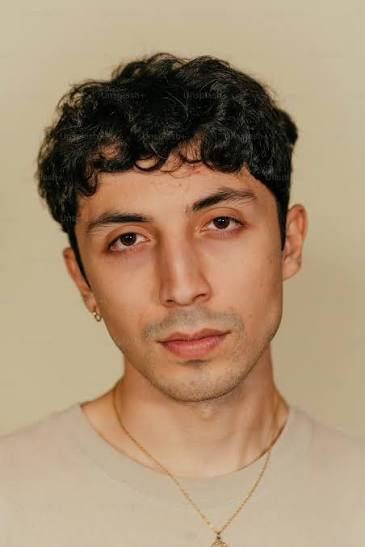
#> input picture data/raw/image/2.jpeg, 365 x 547 px, found by its file name
$ python compression_optimized.py
#> lines starting #> are read from the running program, lines starting #| are printed output that depends on the picture
from pathlib import Path

import matplotlib.pyplot as plt
import numpy as np
from PIL import Image


class SVD:
    def __init__(self, matrix: np.ndarray):
        self.matrix = matrix
        self.U, self.Sigma, self.VT = np.linalg.svd(matrix, full_matrices=False)

    def approximate(self, k: int):
        U_k = self.U[:, :k]
        Sigma_k = np.diag(self.Sigma[:k])
        VT_k = self.VT[:k, :]

        reconstructed = U_k @ Sigma_k @ VT_k

        original_size = self.matrix.size
        reconstructed_size = U_k.size + Sigma_k.size + VT_k.size

        error = np.linalg.norm(self.matrix - reconstructed) / np.linalg.norm(
            self.matrix
        )

        compression_ratio = reconstructed_size / original_size
        error_percent = error * 100

        return reconstructed, compression_ratio, error_percent


image_path = Path("data/raw/image/2.jpeg")

image = Image.open(image_path).convert("RGB")
#> image is the input picture: PIL image 365x547 RGB; mean R, G, B 168.1, 142.7, 114.5
image_array = np.asarray(image, dtype=float)

R = image_array[:, :, 0]
G = image_array[:, :, 1]
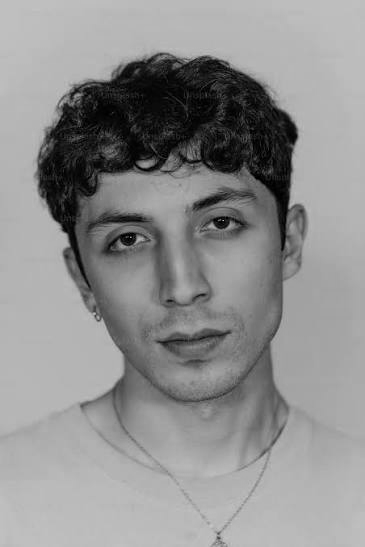
#> G: shape (547, 365) float64; min 0, max 198, mean 142.7
B = image_array[:, :, 2]
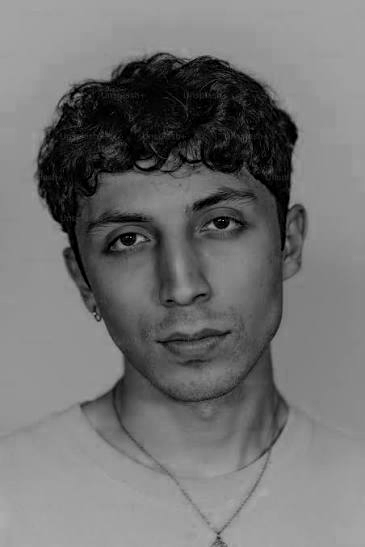
#> B: shape (547, 365) float64; min 0, max 184, mean 114.5

R_SVD = SVD(R)
#> in __init__, `self.U, self.Sigma, self.VT = np.linalg.svd(matrix, full_matrices=False)`: self.Sigma = 365 values, max 77132.7 at index 0, min 0.235 at index 364, mean 450.4
G_SVD = SVD(G)
#> in __init__ (call 2), `self.U, self.Sigma, self.VT = np.linalg.svd(matrix, full_matrices=False)`:
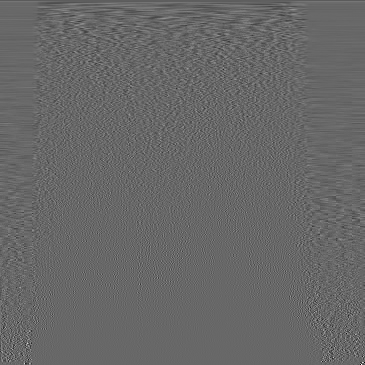
#> self.VT: shape (365, 365) float64; min -0.517, max 0.75, mean -0.000166; drawn with min black and max white
#> in __init__ (call 2), `self.U, self.Sigma, self.VT = np.linalg.svd(matrix, full_matrices=False)`: self.Sigma = 365 values, max 66074.6 at index 0, min 0.24 at index 364, mean 409.6
B_SVD = SVD(B)
#> in __init__ (call 3), `self.U, self.Sigma, self.VT = np.linalg.svd(matrix, full_matrices=False)`:
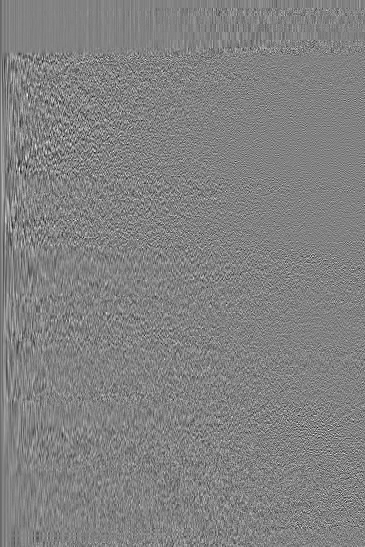
#> self.U: shape (547, 365) float64; min -0.279, max 0.267, mean -8.23e-05; drawn with min black and max white
#> in __init__ (call 3), `self.U, self.Sigma, self.VT = np.linalg.svd(matrix, full_matrices=False)`:
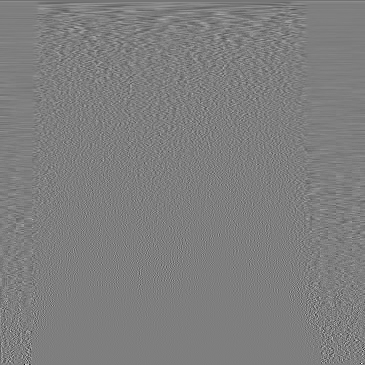
#> self.VT: shape (365, 365) float64; min -0.615, max 0.621, mean -0.000161; drawn with min black and max white
#> in __init__ (call 3), `self.U, self.Sigma, self.VT = np.linalg.svd(matrix, full_matrices=False)`: self.Sigma = 365 values, max 53653 at index 0, min 0.313 at index 364, mean 360.3

R_Compression = []
G_Compression = []
B_Compression = []

R_Error = []
G_Error = []
B_Error = []

for k in range(0, 420, 20):
    _, compression, error = R_SVD.approximate(k)
    R_Compression.append(compression)
    R_Error.append(error)

    _, compression, error = G_SVD.approximate(k)
    G_Compression.append(compression)
    G_Error.append(error)

    _, compression, error = B_SVD.approximate(k)
    B_Compression.append(compression)
    B_Error.append(error)
#> this loop made 21 passes
#> after the loop, B_Compression = [0, 0.0934, 0.191, 0.292, 0.397, 0.507, 0.62, 0.738, 0.859, 0.984, 1.11, 1.25, 1.38, 1.53, 1.67, 1.82, 1.97, 2.13, 2.29, 2.33, 2.33]; B_Error = [100, 5.6, 3.53, 2.54, 1.87, 1.38, 1, 0.722, 0.504, 0.342, 0.23, 0.153, 0.105, 0.071, 0.0461, 0.0281, 0.0156, 0.00725, 0.00172, 6.12e-13, 6.12e-13]; G_Compression has the same summary as B_Compression; G_Error = [100, 4.68, 2.88, 2.07, 1.53, 1.12, 0.814, 0.578, 0.399, 0.266, 0.171, 0.108, 0.072, 0.0496, 0.0334, 0.0211, 0.0119, 0.00565, 0.00123, 2.43e-13, 2.43e-13]; R_Compression has the same summary as B_Compression; R_Error = [100, 4.04, 2.44, 1.76, 1.29, 0.952, 0.694, 0.495, 0.344, 0.234, 0.154, 0.102, 0.0694, 0.0481, 0.0321, 0.0199, 0.011, 0.00513, 0.00111, 1.92e-13, 1.92e-13]

plt.plot(R_Compression, R_Error, label="Red")
plt.plot(G_Compression, G_Error, label="Green")
plt.plot(B_Compression, B_Error, label="Blue")

plt.xlabel("Storage Ratio")
plt.ylabel("Error (%)")
plt.title("SVD Compression vs Reconstruction Error")
plt.legend()
plt.grid()
plt.show()
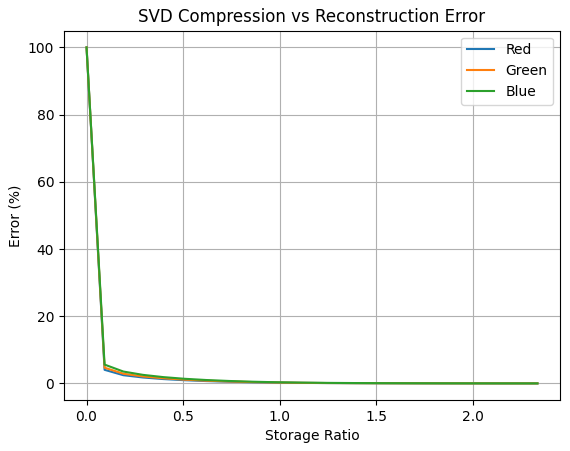
#> figure drawn by matplotlib, 1 panel

for k in [40, 80, 120, 160, 200, 300, 400]:
    R_reconstructed, _, _ = R_SVD.approximate(k)
    G_reconstructed, _, _ = G_SVD.approximate(k)
    B_reconstructed, _, _ = B_SVD.approximate(k)

    reconstructed_image = np.stack(
        [R_reconstructed, G_reconstructed, B_reconstructed], axis=2
    )

    reconstructed_image = np.clip(reconstructed_image, 0, 255).astype(np.uint8)

    output_image = Image.fromarray(reconstructed_image)

    output_path = Path(f"data/generated/image/reconstructed_k{k}.png")

    output_image.save(output_path)
    print(f"k={k}: {output_path}")
#> this loop made 7 passes
#> pass 1, in approximate (call 64), `reconstructed = U_k @ Sigma_k @ VT_k`:
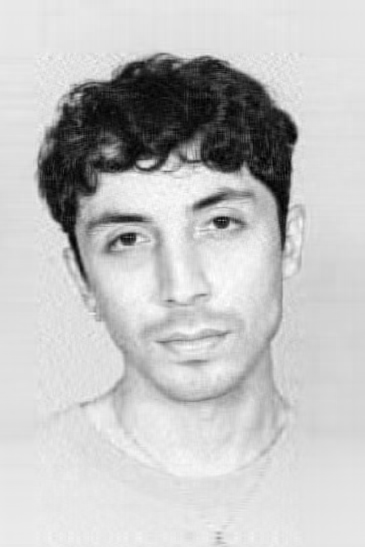
#> reconstructed: shape (547, 365) float64; min -8.96, max 223.6, mean 168.1; drawn with min black and max white

$ run again, with data/raw/image/1.jpeg copied over data/raw/image/2.jpeg
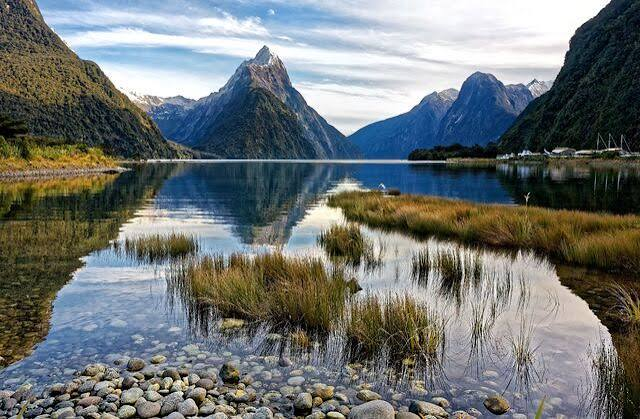
#> input picture data/raw/image/1.jpeg, 640 x 419 px, found by its file name
#> image is the input picture: PIL image 640x419 RGB; mean R, G, B 111.4, 116.6, 116
#> self.Sigma = 419 values, max 63523.8 at index 0, min 6.77 at index 418, mean 808.8
#> in __init__ (call 3), `self.U, self.Sigma, self.VT = np.linalg.svd(matrix, full_matrices=False)`:
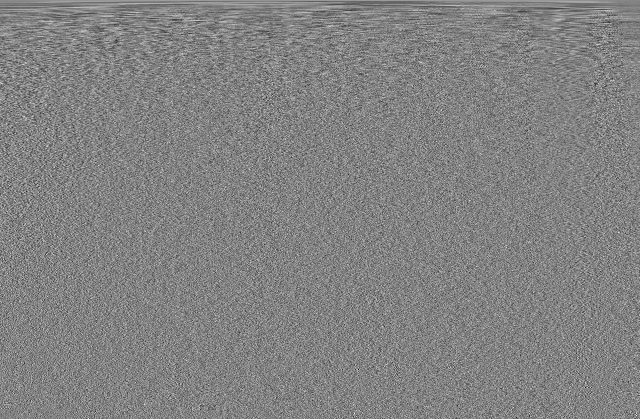
#> self.VT: shape (419, 640) float64; min -0.251, max 0.24, mean 0.000104; drawn with min black and max white
#> self.Sigma = 419 values, max 67156.5 at index 0, min 9.15 at index 418, mean 800.4
#> the loop `for k in range(0, 420, 20):` made 21 passes
#> after the loop `for k in range(0, 420, 20):`: B_Compression = [0, 0.0805, 0.164, 0.25, 0.34, 0.432, 0.528, 0.626, 0.727, 0.832, 0.939, 1.05, 1.16, 1.28, 1.4, 1.52, 1.65, 1.77, 1.9, 2.04, 2.18]; B_Error = [100, 16.45, 13.12, 11.12, 9.61, 8.38, 7.33, 6.4, 5.56, 4.81, 4.13, 3.51, 2.96, 2.45, 1.99, 1.57, 1.2, 0.869, 0.583, 0.341, 0.134]; G_Compression has the same summary as B_Compression; G_Error = [100, 17.3, 13.76, 11.65, 10.04, 8.76, 7.65, 6.67, 5.8, 5.01, 4.29, 3.65, 3.07, 2.54, 2.06, 1.63, 1.24, 0.891, 0.594, 0.343, 0.123]; R_Compression has the same summary as B_Compression; R_Error = [100, 18.15, 14.27, 12.01, 10.33, 8.99, 7.84, 6.83, 5.93, 5.13, 4.39, 3.73, 3.14, 2.59, 2.1, 1.66, 1.27, 0.913, 0.611, 0.353, 0.129]
#> the loop `for k in [40, 80, 120, 160, 200, 300, 400]:` made 7 passes
#> pass 1, in approximate (call 64), `reconstructed = U_k @ Sigma_k @ VT_k`:
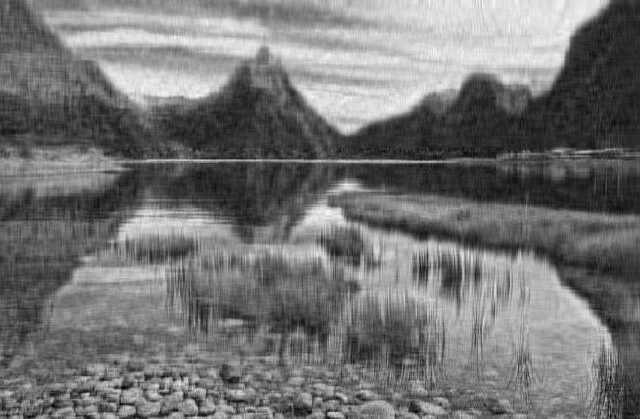
#> reconstructed: shape (419, 640) float64; min -39.31, max 292.3, mean 111.4; drawn with min black and max white

$ run again, with data/raw/image/4.jpeg copied over data/raw/image/2.jpeg
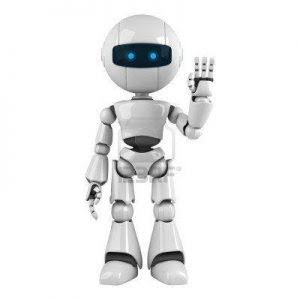
#> input picture data/raw/image/4.jpeg, 300 x 300 px, found by its file name
#> image is the input picture: PIL image 300x300 RGB; mean R, G, B 236.9, 237.2, 237.5
#> self.Sigma = 300 values, max 71592.5 at index 0, min 5.59e-12 at index 299, mean 407.2
#> the loop `for k in range(0, 420, 20):` made 21 passes
#> after the loop `for k in range(0, 420, 20):`: B_Compression = [0, 0.138, 0.284, 0.44, 0.604, 0.778, 0.96, 1.15, 1.35, 1.56, 1.78, 2, 2.24, 2.48, 2.74, 3, 3, 3, 3, 3, 3]; B_Error = [100, 3.04, 1.77, 1.13, 0.712, 0.399, 0.154, 0.00852, 1.72e-13, 1.77e-13, 1.83e-13, 1.88e-13, 1.93e-13, 1.98e-13, 2.03e-13, 2.08e-13, 2.08e-13, 2.08e-13, 2.08e-13, 2.08e-13, 2.08e-13]; G_Compression has the same summary as B_Compression; G_Error = [100, 3.04, 1.77, 1.13, 0.712, 0.399, 0.154, 0.00851, 2.14e-13, 2.19e-13, 2.23e-13, 2.28e-13, 2.32e-13, 2.36e-13, 2.4e-13, 2.44e-13, 2.44e-13, 2.44e-13, 2.44e-13, 2.44e-13, 2.44e-13]; R_Compression has the same summary as B_Compression; R_Error = [100, 3.03, 1.76, 1.13, 0.71, 0.397, 0.153, 0.00852, 4.46e-13, 4.48e-13, 4.5e-13, 4.53e-13, 4.55e-13, 4.57e-13, 4.59e-13, 4.61e-13, 4.61e-13, 4.61e-13, 4.61e-13, 4.61e-13, 4.61e-13]
#> the loop `for k in [40, 80, 120, 160, 200, 300, 400]:` made 7 passes
#> pass 1, in approximate (call 64), `reconstructed = U_k @ Sigma_k @ VT_k`:
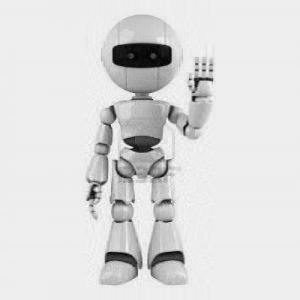
#> reconstructed: shape (300, 300) float64; min -3.56, max 273.4, mean 236.9; drawn with min black and max white
